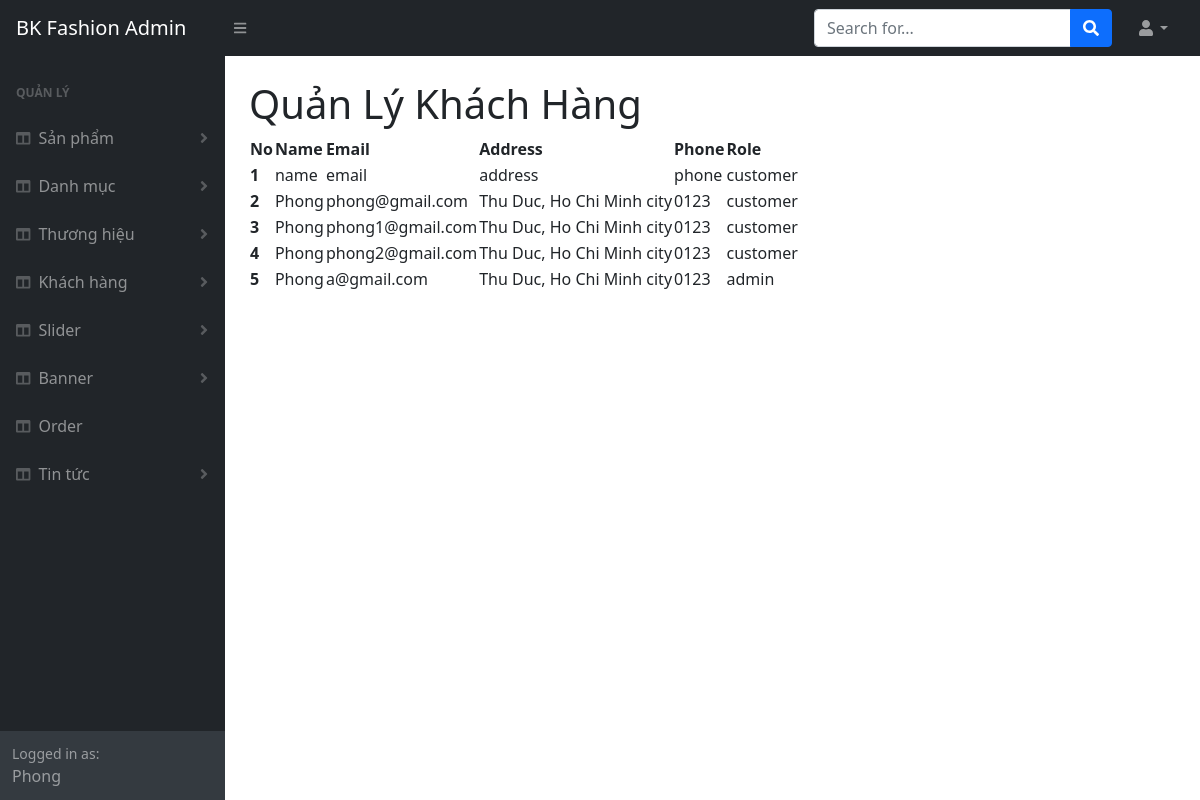
The page /admin/client.php (signed in) on the database as committed earlier.
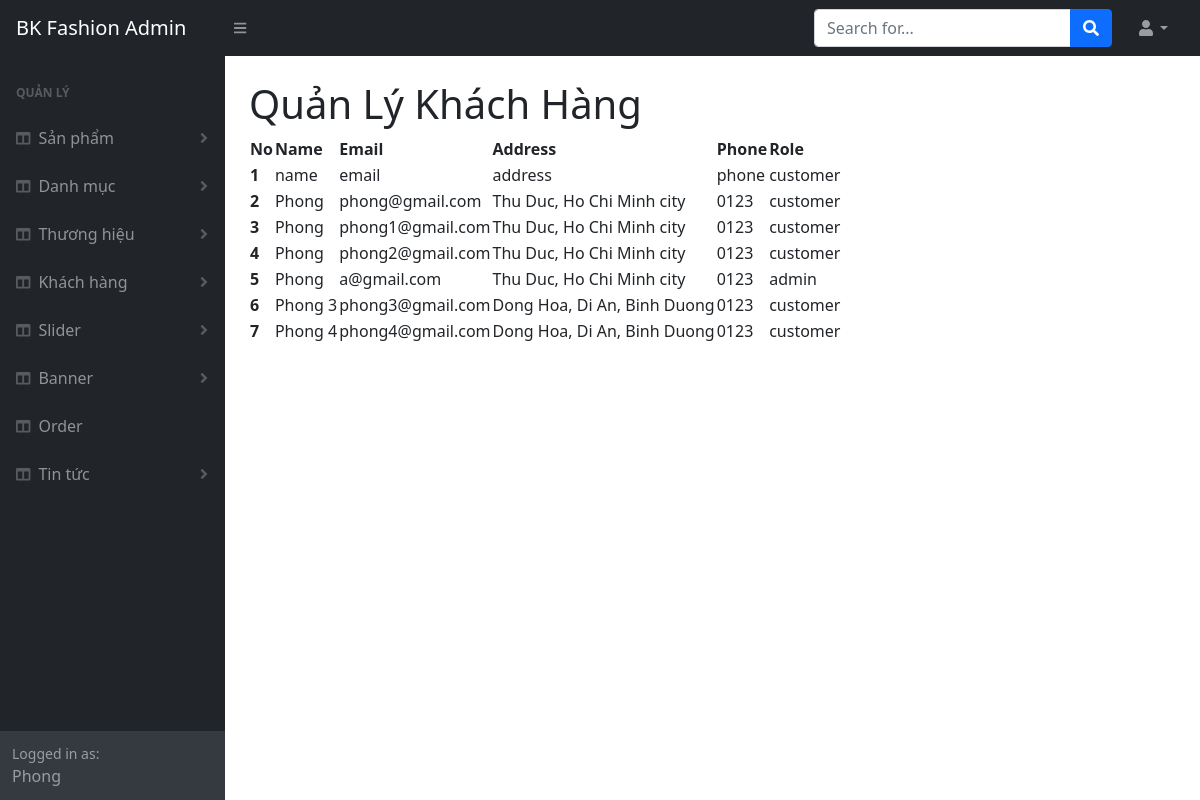
The same page on the database as committed later.
### tables this page shows
CREATE TABLE `tbl_user` (
  `userId` int(11) NOT NULL,
  `name` varchar(255) NOT NULL,
  `email` varchar(255) NOT NULL,
  `address` varchar(255) NOT NULL,
  `phone` varchar(30) NOT NULL,
  `password` varchar(255) NOT NULL,
  `role` varchar(30) NOT NULL
);

### lib/session.php (called while the page is built, shortened)
<?php
class Session{
 public static function get($key){
    if (isset($_SESSION[$key])) {
     return $_SESSION[$key];
    } else {
     return false;
    }
 }
}
?>

### lib/database.php (called while the page is built, shortened)
<?php
Class Database{
   public $host   = DB_HOST;
   public $user   = DB_USER;
   public $pass   = DB_PASS;
   public $dbname = DB_NAME;
   public $link;
private function connectDB(){
   $this->link = new mysqli($this->host, $this->user, $this->pass,
    $this->dbname);
   mysqli_set_charset($this->link,"utf8");
 }
public function select($query){
  $result = $this->link->query($query) or
   die($this->link->error.__LINE__);
  if($result->num_rows > 0){
    return $result;
  } else {
    return false;
  }
 }
}

### classes/user.php (called while the page is built, shortened)
<?php
	$filepath = realpath(dirname(__FILE__));
	include_once ($filepath.'/../lib/database.php');
class user
{
	private $db;
	public function __construct()
	{
		$this->db = new Database();
	}
	public function show_user(){
        $query = "SELECT * FROM tbl_user";
        $result = $this->db->select($query);
        return $result;
    }
}
?>

### admin/client.php (the view)
<?php include 'inc_admin/header.php' ?>
           <?php include 'inc_admin/sidebar.php' ?>
           <?php include '../classes/user.php';
            $user = new user();
            $result = $user->show_user();
            ?>
            <div id="layoutSidenav_content">
                <main>
                    <div class="container-fluid px-4">
                        <h1 class="mt-4">Quản Lý Khách Hàng</h1>
                        <table id="datatablesSimple">
                            <thead>
                            <tr>
                                <th>No</th>
                                <th>Name</th>
                                <th>Email</th>
                                <th>Address</th>
                                <th>Phone</th>
                                <th>Role</th>
                            </tr>
                            </thead>
                            <tbody>
                                <?php
                                $stt = 1;
                                    while($row = $result->fetch_assoc()){
                                        echo
                                        '<tr>
                                        <th scope="row">'.$stt.'</th>
                                        <td>'.$row['name'].'</td>
                                        <td>'.$row['email'].'</td>
                                        <td>'.$row['address'].'</td>
                                        <td>'.$row['phone'].'</td>
                                        <td>'.$row['role'].'</td>
                                        </tr>';
                                        $stt++;
                                    }
                                ?>
                            </tbody>
                            </table>
                    </div>
                </main>
            </div>
<?php include 'inc_admin/footer.php' ?>

### admin/inc_admin/header.php (shortened to what this page needs)
<?php
    include '../lib/session.php';
?>
<!DOCTYPE html>
<html lang="en">
    <head>
        <link href="https://cdn.jsdelivr.net/npm/simple-datatables@latest/dist/style.css" rel="stylesheet" />
        <link href="css/styles.css" rel="stylesheet" />
    </head>
    <body class="sb-nav-fixed">
        <nav class="sb-topnav navbar navbar-expand navbar-dark bg-dark">
            <a class="navbar-brand ps-3" href="index.php">BK Fashion Admin</a>
            <button class="btn btn-link btn-sm order-1 order-lg-0 me-4 me-lg-0" id="sidebarToggle" href="#!"><i class="fas fa-bars"></i></button>
            <form class="d-none d-md-inline-block form-inline ms-auto me-0 me-md-3 my-2 my-md-0">
                <div class="input-group">
                    <input class="form-control" type="text" placeholder="Search for..." aria-label="Search for..." aria-describedby="btnNavbarSearch" />
                    <button class="btn btn-primary" id="btnNavbarSearch" type="button"><i class="fas fa-search"></i></button>
                </div>
            </form>
            <ul class="navbar-nav ms-auto ms-md-0 me-3 me-lg-4">
                <li class="nav-item dropdown">
                    <a class="nav-link dropdown-toggle" id="navbarDropdown" href="#" role="button" data-bs-toggle="dropdown" aria-expanded="false"><i class="fas fa-user fa-fw"></i></a>
                </li>
            </ul>
        </nav>

### admin/inc_admin/sidebar.php (shortened to what this page needs)
<div id="layoutSidenav">
 <div id="layoutSidenav_nav">
                <nav class="sb-sidenav accordion sb-sidenav-dark" id="sidenavAccordion">
                    <div class="sb-sidenav-menu">
                        <div class="nav">
                            <div class="sb-sidenav-menu-heading">Quản lý</div>
                            <a class="nav-link collapsed" href="#" data-bs-toggle="collapse" data-bs-target="#collapseLayouts" aria-expanded="false" aria-controls="collapseLayouts">
                                <div class="sb-nav-link-icon"><i class="fas fa-columns"></i></div>
                                Sản phẩm
                                <div class="sb-sidenav-collapse-arrow"><i class="fas fa-angle-down"></i></div>
                            </a>
                             <a class="nav-link collapsed" href="#" data-bs-toggle="collapse" data-bs-target="#collapseLayouts2" aria-expanded="false" aria-controls="collapseLayouts">
                                <div class="sb-nav-link-icon"><i class="fas fa-columns"></i></div>
                                Danh mục
                                <div class="sb-sidenav-collapse-arrow"><i class="fas fa-angle-down"></i></div>
                            </a>
                             <a class="nav-link collapsed" href="#" data-bs-toggle="collapse" data-bs-target="#collapseLayouts3" aria-expanded="false" aria-controls="collapseLayouts">
                                <div class="sb-nav-link-icon"><i class="fas fa-columns"></i></div>
                                Thương hiệu
                                <div class="sb-sidenav-collapse-arrow"><i class="fas fa-angle-down"></i></div>
                            </a>
                            <a class="nav-link collapsed" href="#" data-bs-toggle="collapse" data-bs-target="#collapseLayouts4" aria-expanded="false" aria-controls="collapseLayouts">
                                <div class="sb-nav-link-icon"><i class="fas fa-columns"></i></div>
                                Khách hàng
                            <div class="sb-sidenav-collapse-arrow"><i class="fas fa-angle-down"></i></div>
                            </a>
                            <a class="nav-link collapsed" href="#" data-bs-toggle="collapse" data-bs-target="#collapseLayouts5" aria-expanded="false" aria-controls="collapseLayouts">
                                <div class="sb-nav-link-icon"><i class="fas fa-columns"></i></div>
                                Slider
                            <div class="sb-sidenav-collapse-arrow"><i class="fas fa-angle-down"></i></div>
                            </a>
                            <a class="nav-link collapsed" href="#" data-bs-toggle="collapse" data-bs-target="#collapseLayouts7" aria-expanded="false" aria-controls="collapseLayouts">
                                <div class="sb-nav-link-icon"><i class="fas fa-columns"></i></div>
                                Banner
                            <div class="sb-sidenav-collapse-arrow"><i class="fas fa-angle-down"></i></div>
                            </a>
                            <a class="nav-link collapsed" href="#" data-bs-toggle="collapse" data-bs-target="#collapseLayouts6" aria-expanded="false" aria-controls="collapseLayouts">
                                <div class="sb-nav-link-icon"><i class="fas fa-columns"></i></div>
                                Order
                            </a>
                            <a class="nav-link collapsed" href="#" data-bs-toggle="collapse" data-bs-target="#collapseLayouts8" aria-expanded="false" aria-controls="collapseLayouts">
                                <div class="sb-nav-link-icon"><i class="fas fa-columns"></i></div>
                                Tin tức
                            <div class="sb-sidenav-collapse-arrow"><i class="fas fa-angle-down"></i></div>
                            </a>
                        </div>
                    </div>
                    <div class="sb-sidenav-footer">
                        <div class="small">Logged in as:</div>
                        <?php echo Session::get('user_name'); ?>
                    </div>
                </nav>
            </div>

### admin/inc_admin/footer.php (shortened to what this page needs)
</div>
    </body>
</html>

Rows that differ between the two databases and show on the page:
added tbl_user: name "Phong 3", email "phong3@gmail.com", address "Dong Hoa, Di An, Binh Duong", phone "0123", role "customer"
added tbl_user: name "Phong 4", email "phong4@gmail.com", address "Dong Hoa, Di An, Binh Duong", phone "0123", role "customer"
